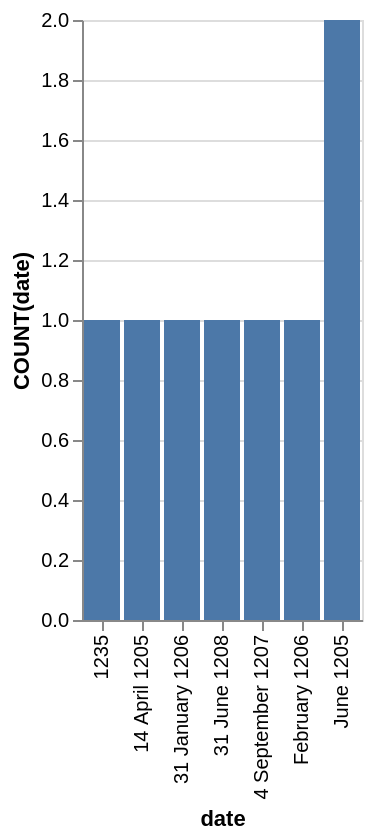

Specify this chart in Vega-Lite:
### Vega-Lite specification from a JSON file in a GitHub repository (floating-point values rounded to 4 significant figures)
{"data": {"values": [{"x_data": "1235", "y_data": 1}, {"x_data": "14 April 1205", "y_data": 1}, {"x_data": "31 January 1206", "y_data": 1}, {"x_data": "31 June 1208", "y_data": 1}, {"x_data": "4 September 1207", "y_data": 1}, {"x_data": "February 1206", "y_data": 1}, {"x_data": "June 1205", "y_data": 2}]}, "mark": "bar", "encoding": {"x": {"field": "x_data", "type": "nominal", "title": "date", "sort": {"op": "sum", "field": "y_data", "order": "ascending"}}, "y": {"field": "y_data", "type": "quantitative", "title": "COUNT(date)"}}}
